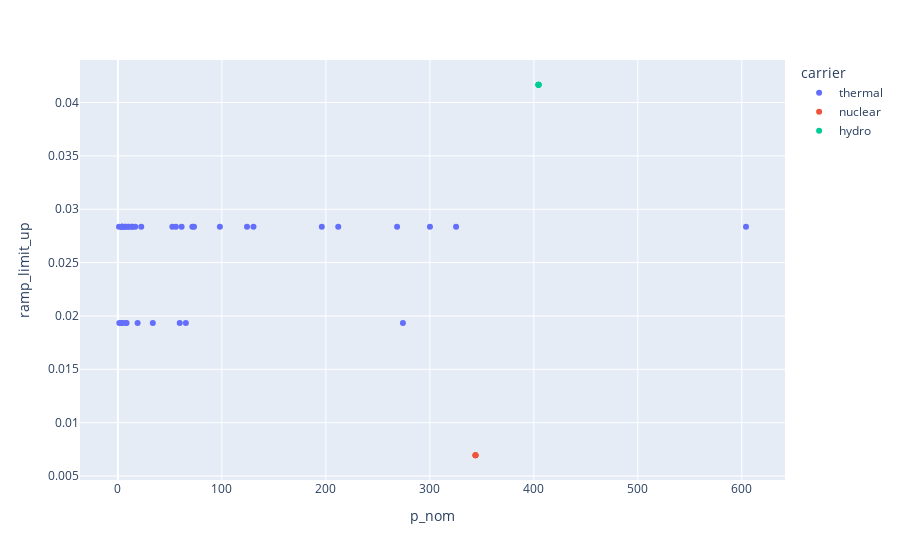
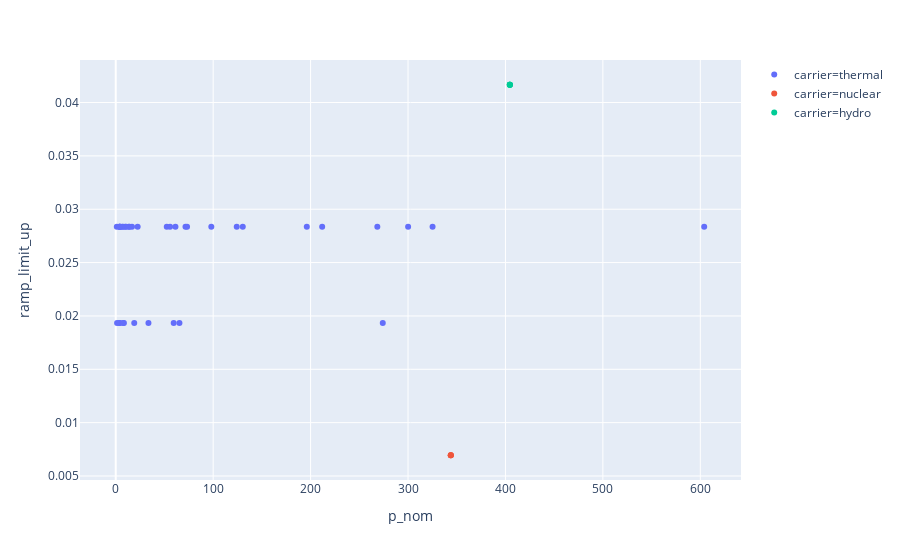

The code cell stored with these charts, in order, in its notebook:
### Code cell
dispatch.plot_ramps()

### Figure 1 — Plotly figure (JSON) as saved in the notebook; plotly's stock layout.template omitted (floating-point values rounded to 4 significant figures)
{"data": [{"customdata": [["gen_5_1"], ["gen_9_3"], ["gen_14_5"], ["gen_18_7"], ["gen_23_8"], ["gen_30_12"], ["gen_31_13"], ["gen_33_14"], ["gen_35_15"], ["gen_41_17"], ["gen_45_18"], ["gen_54_21"], ["gen_55_22"], ["gen_60_24"], ["gen_65_27"], ["gen_68_28"], ["gen_69_29"], ["gen_71_30"], ["gen_72_31"], ["gen_73_32"], ["gen_75_33"], ["gen_76_34"], ["gen_79_35"], ["gen_81_36"], ["gen_84_37"], ["gen_86_38"], ["gen_89_40"], ["gen_90_41"], ["gen_91_42"], ["gen_98_43"], ["gen_102_45"], ["gen_103_46"], ["gen_104_47"], ["gen_109_49"], ["gen_110_50"], ["gen_112_52"], ["gen_115_53"]], "hoverlabel": {"namelength": 0}, "hovertemplate": "carrier=thermal<br>p_nom=%{x}<br>ramp_limit_up=%{y}<br>name=%{customdata[0]}", "legendgroup": "thermal", "marker": {"color": "#636efa", "symbol": "circle"}, "mode": "markers", "name": "thermal", "showlegend": true, "type": "scatter", "x": [3.7, 274.1, 59.5, 65.4, 4.1, 33.6, 19, 8.4, 7.5, 1.4, 4, 52.4, 71.6, 124.2, 604, 300.1, 13.4, 4.6, 7.6, 16.7, 9.7, 14.1, 211.9, 98.1, 1.1, 325.2, 10.7, 4, 268.5, 196.1, 6.6, 73.2, 22.5, 4, 130.4, 61.3, 55.8], "xaxis": "x", "y": [0.01934, 0.01934, 0.01934, 0.01934, 0.01934, 0.01934, 0.01934, 0.01934, 0.01934, 0.01934, 0.02837, 0.02837, 0.02837, 0.02837, 0.02837, 0.02837, 0.02837, 0.02837, 0.02837, 0.02837, 0.02837, 0.02837, 0.02837, 0.02837, 0.02837, 0.02837, 0.02837, 0.02837, 0.02837, 0.02837, 0.02837, 0.02837, 0.02837, 0.02837, 0.02837, 0.02837, 0.02837], "yaxis": "y"}, {"customdata": [["gen_7_2"], ["gen_25_9"], ["gen_64_26"]], "hoverlabel": {"namelength": 0}, "hovertemplate": "carrier=nuclear<br>p_nom=%{x}<br>ramp_limit_up=%{y}<br>name=%{customdata[0]}", "legendgroup": "nuclear", "marker": {"color": "#EF553B", "symbol": "circle"}, "mode": "markers", "name": "nuclear", "showlegend": true, "type": "scatter", "x": [343.9, 343.9, 343.9], "xaxis": "x", "y": [0.006944, 0.006944, 0.006944], "yaxis": "y"}, {"customdata": [["gen_11_4"], ["gen_17_6"], ["gen_53_20"], ["gen_58_23"]], "hoverlabel": {"namelength": 0}, "hovertemplate": "carrier=hydro<br>p_nom=%{x}<br>ramp_limit_up=%{y}<br>name=%{customdata[0]}", "legendgroup": "hydro", "marker": {"color": "#00cc96", "symbol": "circle"}, "mode": "markers", "name": "hydro", "showlegend": true, "type": "scatter", "x": [404.5, 404.5, 404.5, 404.5], "xaxis": "x", "y": [0.04167, 0.04167, 0.04167, 0.04167], "yaxis": "y"}], "layout": {"legend": {"title": {"text": "carrier"}, "tracegroupgap": 0}, "margin": {"t": 60}, "xaxis": {"anchor": "y", "domain": [0, 1], "title": {"text": "p_nom"}}, "yaxis": {"anchor": "x", "domain": [0, 1], "title": {"text": "ramp_limit_up"}}}}

### Figure 2 — Plotly figure (JSON) as saved in the notebook; plotly's stock layout.template omitted (floating-point values rounded to 4 significant figures)
{"data": [{"customdata": [["gen_5_1"], ["gen_9_3"], ["gen_14_5"], ["gen_18_7"], ["gen_23_8"], ["gen_30_12"], ["gen_31_13"], ["gen_33_14"], ["gen_35_15"], ["gen_41_17"], ["gen_45_18"], ["gen_54_21"], ["gen_55_22"], ["gen_60_24"], ["gen_65_27"], ["gen_68_28"], ["gen_69_29"], ["gen_71_30"], ["gen_72_31"], ["gen_73_32"], ["gen_75_33"], ["gen_76_34"], ["gen_79_35"], ["gen_81_36"], ["gen_84_37"], ["gen_86_38"], ["gen_89_40"], ["gen_90_41"], ["gen_91_42"], ["gen_98_43"], ["gen_102_45"], ["gen_103_46"], ["gen_104_47"], ["gen_109_49"], ["gen_110_50"], ["gen_112_52"], ["gen_115_53"]], "hoverlabel": {"namelength": 0}, "hovertemplate": "carrier=thermal<br>p_nom=%{x}<br>ramp_limit_up=%{y}<br>name=%{customdata[0]}", "legendgroup": "carrier=thermal", "marker": {"color": "#636efa", "symbol": "circle"}, "mode": "markers", "name": "carrier=thermal", "showlegend": true, "type": "scatter", "x": [3.7, 274.1, 59.5, 65.4, 4.1, 33.6, 19, 8.4, 7.5, 1.4, 4, 52.4, 71.6, 124.2, 604, 300.1, 13.4, 4.6, 7.6, 16.7, 9.7, 14.1, 211.9, 98.1, 1.1, 325.2, 10.7, 4, 268.5, 196.1, 6.6, 73.2, 22.5, 4, 130.4, 61.3, 55.8], "xaxis": "x", "y": [0.01934, 0.01934, 0.01934, 0.01934, 0.01934, 0.01934, 0.01934, 0.01934, 0.01934, 0.01934, 0.02837, 0.02837, 0.02837, 0.02837, 0.02837, 0.02837, 0.02837, 0.02837, 0.02837, 0.02837, 0.02837, 0.02837, 0.02837, 0.02837, 0.02837, 0.02837, 0.02837, 0.02837, 0.02837, 0.02837, 0.02837, 0.02837, 0.02837, 0.02837, 0.02837, 0.02837, 0.02837], "yaxis": "y"}, {"customdata": [["gen_7_2"], ["gen_25_9"], ["gen_64_26"]], "hoverlabel": {"namelength": 0}, "hovertemplate": "carrier=nuclear<br>p_nom=%{x}<br>ramp_limit_up=%{y}<br>name=%{customdata[0]}", "legendgroup": "carrier=nuclear", "marker": {"color": "#EF553B", "symbol": "circle"}, "mode": "markers", "name": "carrier=nuclear", "showlegend": true, "type": "scatter", "x": [343.9, 343.9, 343.9], "xaxis": "x", "y": [0.006944, 0.006944, 0.006944], "yaxis": "y"}, {"customdata": [["gen_11_4"], ["gen_17_6"], ["gen_53_20"], ["gen_58_23"]], "hoverlabel": {"namelength": 0}, "hovertemplate": "carrier=hydro<br>p_nom=%{x}<br>ramp_limit_up=%{y}<br>name=%{customdata[0]}", "legendgroup": "carrier=hydro", "marker": {"color": "#00cc96", "symbol": "circle"}, "mode": "markers", "name": "carrier=hydro", "showlegend": true, "type": "scatter", "x": [404.5, 404.5, 404.5, 404.5], "xaxis": "x", "y": [0.04167, 0.04167, 0.04167, 0.04167], "yaxis": "y"}], "layout": {"autosize": true, "legend": {"tracegroupgap": 0}, "margin": {"t": 60}, "xaxis": {"anchor": "y", "autorange": true, "domain": [0, 1], "range": [-35.04, 640.1], "title": {"text": "p_nom"}, "type": "linear"}, "yaxis": {"anchor": "x", "autorange": true, "domain": [0, 1], "range": [0.004483, 0.04413], "title": {"text": "ramp_limit_up"}, "type": "linear"}}}
